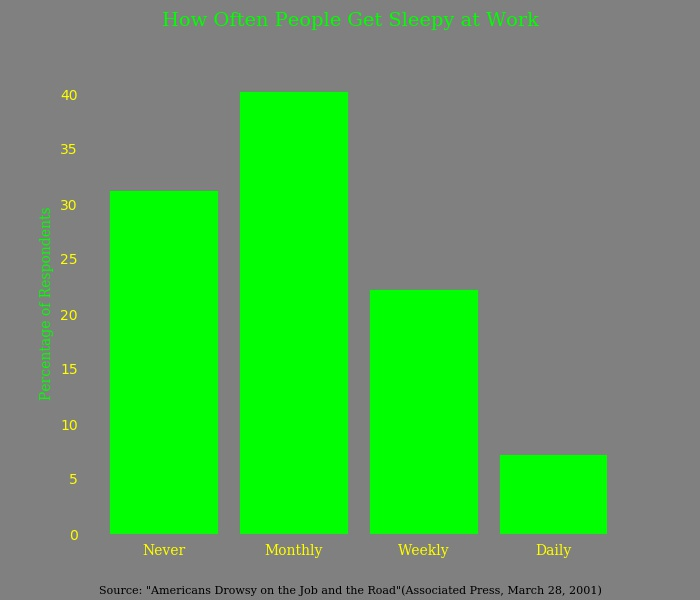

This chart was generated by the following Python code:
import matplotlib.pyplot as plt
import numpy as np
import pathlib

font     = 'Serif'
title    = 'How Often People Get Sleepy at Work' 
source   = ('Source: "Americans Drowsy on the Job and the Road"'
            '(Associated Press, March 28, 2001)')
filename = pathlib.Path(__file__)

data = [31, 40, 22, 7]
categories = ['Never', 'Monthly', 'Weekly', 'Daily']
positions = np.arange(len(categories))

ax = plt.axes()
# set background color
ax.patch.set_facecolor('grey')
ax.figure.set_facecolor('grey')
# set z-value for grid
ax.set_axisbelow(True)

plt.bar(positions, data, align='center', color='lime', edgecolor='lime', 
        linewidth='3')
plt.xticks(positions, categories, color='yellow', fontsize=10, 
        fontname=font, rotation=0)
plt.ylabel('Percentage of Respondents', color='lime', fontsize=10, 
        fontname=font)
plt.yticks(color='yellow')
plt.suptitle(title, color='lime', fontsize=14, fontname=font)
plt.figtext(.5, 0.01, source, wrap=True, ha='center', fontsize=8, 
            color='black', fontname=font)

for position in ['bottom', 'top', 'left', 'right']:
    ax.spines[position].set_color('grey')
ax.tick_params(top=False, bottom=False, left=False, right=False,
        labelleft=True, labelbottom=True)

plt.gcf().set_size_inches(7, 6)

plt.savefig(filename.with_suffix('.jpg'), facecolor=ax.figure.get_facecolor())
plt.show()
